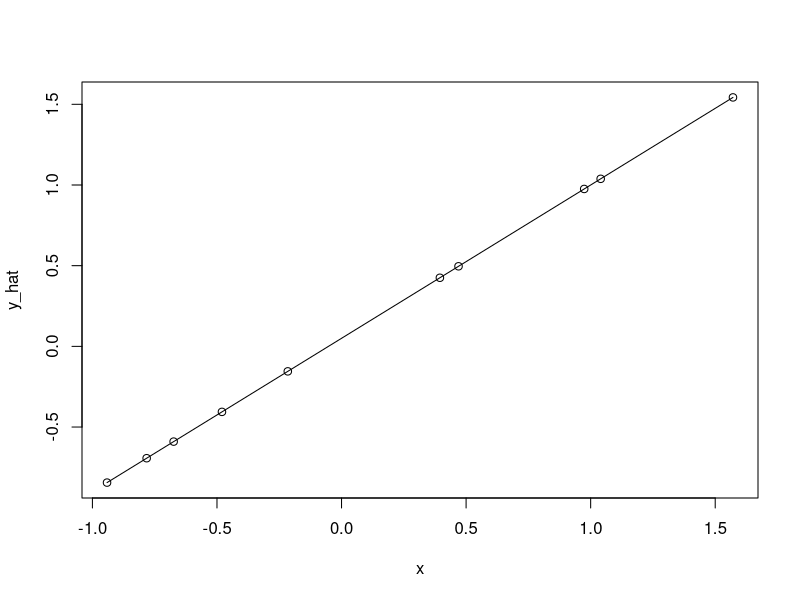
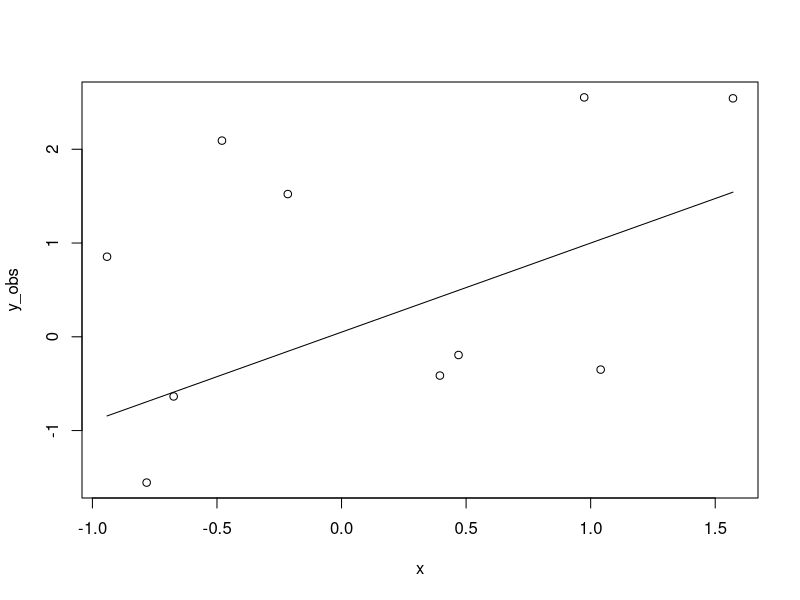

R code for these plots, in order:
library(tidyverse)
# a seed guarantees the same results every time when simulating
set.seed(10052026)

b0 <- 0.05
b1 <- 0.95

# row 1
b0 + b1 * -0.311
# row 2
b0 + b1 * .932

### simulate some fake data from our regression line
n_sim <- 10

x <- rnorm(n = n_sim, mean = 0, sd = 1)

y_hat <- b0 + b1 * x
y_obs <- rnorm(n = n_sim, mean = y_hat, sd = 1)


my_cool_data_frame <- data.frame(x = x, y_hat = y_hat, y_obs = y_obs)

# compute epsilon
my_cool_data_frame <- my_cool_data_frame |>
  mutate(epsilon = y_obs - y_hat)

plot(x, y_hat)
lines(x, y_hat)

y_obs <- rnorm(n = n_sim, mean = y_hat, sd = 1)

plot(x, y_obs)
lines(x, y_hat)
# estimate a linear regression model
m1 <- lm(Sepal.Length ~ Petal.Length, data = iris)
